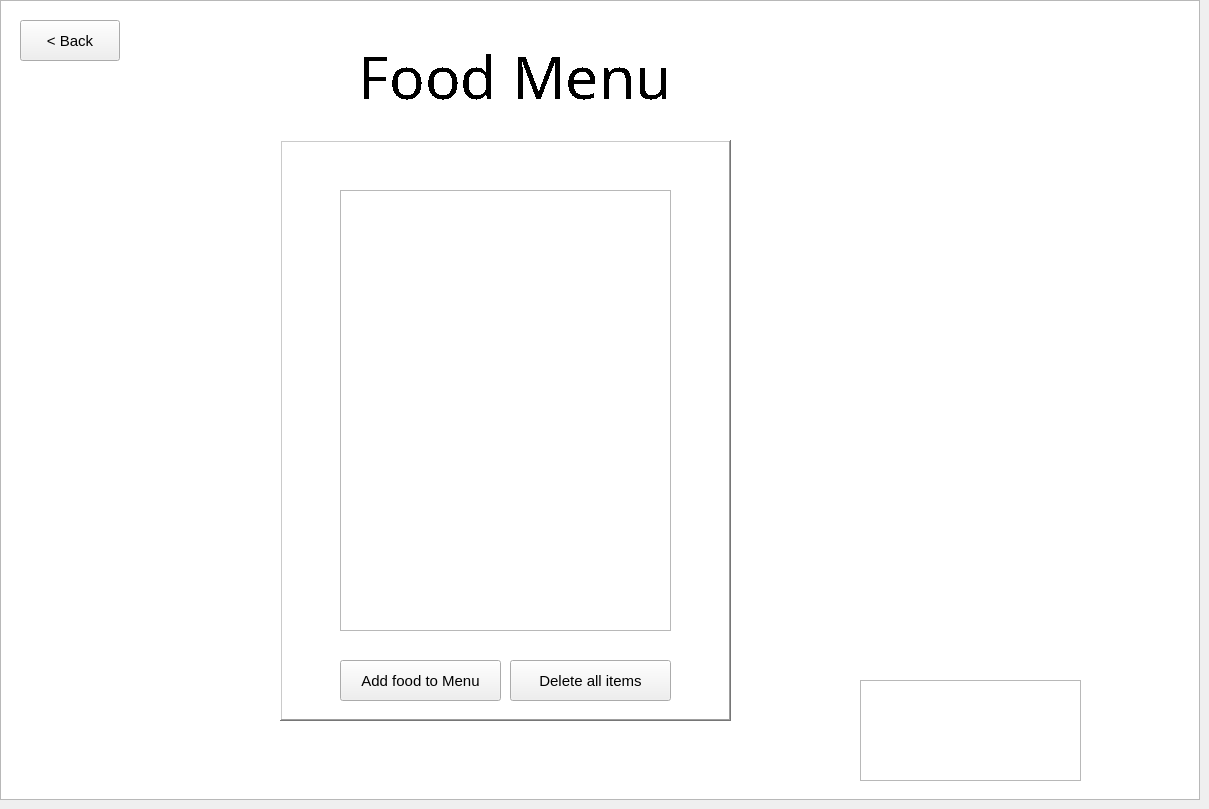
    <widget class="QWidget" name="foodMenuListPage6">
     <widget class="QGraphicsView" name="graphicsView_7">
      <property name="geometry">
       <rect>
        <x>0</x>
        <y>0</y>
        <width>1200</width>
        <height>800</height>
       </rect>
      </property>
      <property name="styleSheet">
       <string notr="true">border-image: url(:/new/prefix1/foodiesfeed_com_red_fruit_and_vegetables_on_a_white_background.jpg);</string>
      </property>
     </widget>
     <widget class="QGraphicsView" name="graphicsView_15">
      <property name="geometry">
       <rect>
        <x>860</x>
        <y>680</y>
        <width>221</width>
        <height>101</height>
       </rect>
      </property>
      <property name="styleSheet">
       <string notr="true">border-image: url(:/new/prefix1/logo.png);</string>
      </property>
     </widget>
     <widget class="QPushButton" name="foodAddButton">
      <property name="geometry">
       <rect>
        <x>340</x>
        <y>660</y>
        <width>161</width>
        <height>41</height>
       </rect>
      </property>
      <property name="font">
       <font>
        <pointsize>11</pointsize>
        <weight>50</weight>
        <bold>false</bold>
       </font>
      </property>
      <property name="cursor">
       <cursorShape>PointingHandCursor</cursorShape>
      </property>
      <property name="text">
       <string>Add food to Menu</string>
      </property>
     </widget>
     <widget class="QListWidget" name="foodListFoodMenu">
      <property name="geometry">
       <rect>
        <x>340</x>
        <y>190</y>
        <width>331</width>
        <height>441</height>
       </rect>
      </property>
      <property name="font">
       <font>
        <pointsize>14</pointsize>
        <weight>75</weight>
        <bold>true</bold>
       </font>
      </property>
      <property name="cursor" stdset="0">
       <cursorShape>PointingHandCursor</cursorShape>
      </property>
      <property name="toolTip">
       <string>&lt;html&gt;&lt;head/&gt;&lt;body&gt;&lt;p&gt;&lt;br/&gt;&lt;/p&gt;&lt;/body&gt;&lt;/html&gt;</string>
      </property>
      <property name="styleSheet">
       <string notr="true">
border-image: url(:/new/prefix1/imgbin_scroll-free-content-png2.png);</string>
      </property>
      <property name="dragDropMode">
       <enum>QAbstractItemView::NoDragDrop</enum>
      </property>
      <property name="defaultDropAction">
       <enum>Qt::CopyAction</enum>
      </property>
      <property name="flow">
       <enum>QListView::TopToBottom</enum>
      </property>
      <property name="isWrapping" stdset="0">
       <bool>false</bool>
      </property>
      <property name="spacing">
       <number>7</number>
      </property>
      <property name="viewMode">
       <enum>QListView::ListMode</enum>
      </property>
      <property name="modelColumn">
       <number>0</number>
      </property>
      <property name="uniformItemSizes">
       <bool>false</bool>
      </property>
      <property name="wordWrap">
       <bool>false</bool>
      </property>
      <property name="selectionRectVisible">
       <bool>false</bool>
      </property>
     </widget>
     <widget class="QPushButton" name="foodMenuBackButton">
      <property name="geometry">
       <rect>
        <x>20</x>
        <y>20</y>
        <width>100</width>
        <height>41</height>
       </rect>
      </property>
      <property name="font">
       <font>
        <pointsize>11</pointsize>
        <weight>50</weight>
        <bold>false</bold>
       </font>
      </property>
      <property name="cursor">
       <cursorShape>PointingHandCursor</cursorShape>
      </property>
      <property name="text">
       <string>&lt; Back</string>
      </property>
     </widget>
     <widget class="QLabel" name="label_10">
      <property name="geometry">
       <rect>
        <x>230</x>
        <y>40</y>
        <width>571</width>
        <height>71</height>
       </rect>
      </property>
      <property name="font">
       <font>
        <family>Stencil</family>
        <pointsize>44</pointsize>
        <weight>50</weight>
        <bold>false</bold>
        <strikeout>false</strikeout>
        <stylestrategy>NoAntialias</stylestrategy>
        <kerning>true</kerning>
       </font>
      </property>
      <property name="styleSheet">
       <string notr="true">color: rgb(255, 255, 255);
color: rgb(0, 0, 0);</string>
      </property>
      <property name="text">
       <string>Food Menu</string>
      </property>
      <property name="alignment">
       <set>Qt::AlignCenter</set>
      </property>
     </widget>
     <widget class="QGraphicsView" name="graphicsView_9">
      <property name="geometry">
       <rect>
        <x>280</x>
        <y>140</y>
        <width>451</width>
        <height>581</height>
       </rect>
      </property>
      <property name="styleSheet">
       <string notr="true"/>
      </property>
      <property name="frameShape">
       <enum>QFrame::WinPanel</enum>
      </property>
      <property name="frameShadow">
       <enum>QFrame::Raised</enum>
      </property>
     </widget>
     <widget class="QPushButton" name="foodAddButton_2">
      <property name="geometry">
       <rect>
        <x>510</x>
        <y>660</y>
        <width>161</width>
        <height>41</height>
       </rect>
      </property>
      <property name="font">
       <font>
        <pointsize>11</pointsize>
        <weight>50</weight>
        <bold>false</bold>
       </font>
      </property>
      <property name="cursor">
       <cursorShape>PointingHandCursor</cursorShape>
      </property>
      <property name="text">
       <string>Delete all items</string>
      </property>
     </widget>
     <zorder>graphicsView_7</zorder>
     <zorder>graphicsView_9</zorder>
     <zorder>graphicsView_15</zorder>
     <zorder>foodAddButton</zorder>
     <zorder>foodMenuBackButton</zorder>
     <zorder>label_10</zorder>
     <zorder>foodListFoodMenu</zorder>
     <zorder>foodAddButton_2</zorder>
    </widget>
